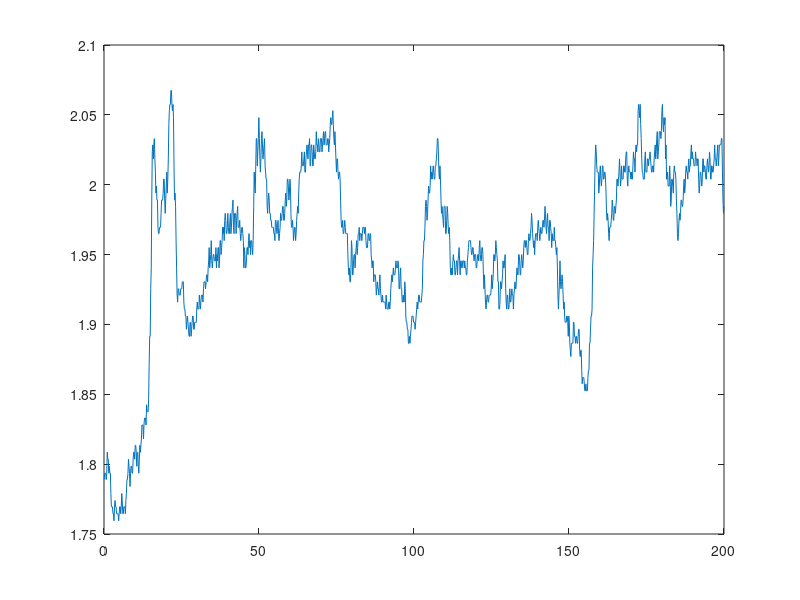
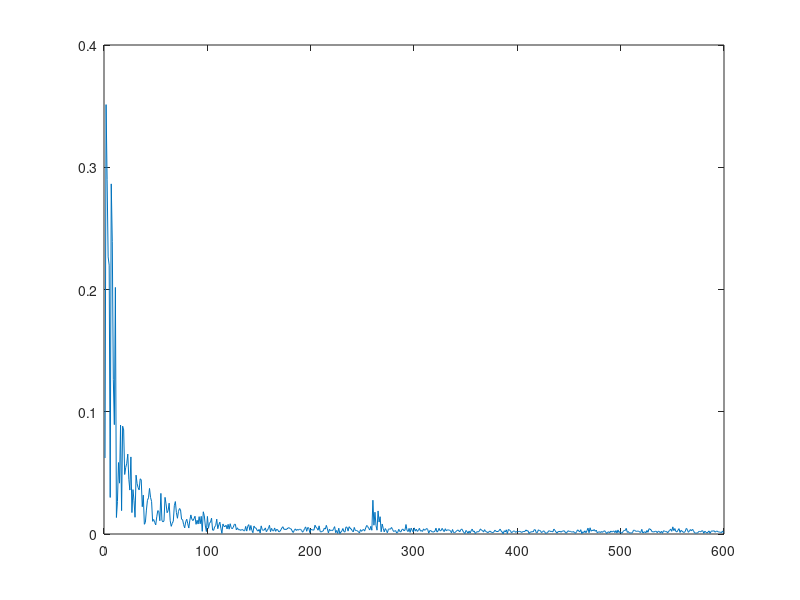
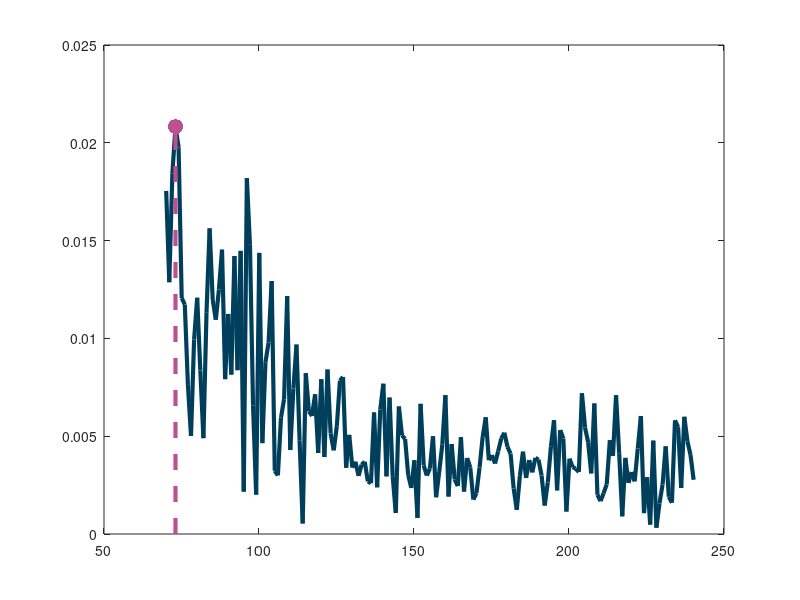

MATLAB code for these plots, in order: (Note: this script raises an error after producing the figures.)
function test()
Fs = 20;
data = load('test.csv');
figure
t = linspace(1/Fs, 200, length(data));
plot(t,data)
data = data./norm(data);
% data = data(end-Fs*15:end);
Y = fft(data);
Y = Y(2:floor(length(data)/2+1));

freq = Fs/length(data):Fs/length(data):Fs/2;
figure
plot(freq*60, abs(Y))
cutoff = 240;
ind = find(min(abs(freq - cutoff/60)) == abs(freq - cutoff/60));
cutoff2 = 70;
ind2 = find(min(abs(freq - cutoff2/60)) == abs(freq - cutoff2/60));
freq = freq(ind2:ind);
Y = Y(ind2:ind);
[Ys,I] = max(abs(Y));   
% fprintf('Maximum occurs at %3.2f Hz.\n',freq(I))
figure
plot(60*freq, abs(Y), 'Color', [0 63/255 92/255], 'LineWidth', 3)
hold on
plot(60*freq(I), abs(Y(I)),'.', 'MarkerSize', 32, 'Color', [188, 80, 144]/255);
plot([60*freq(I),60*freq(I)], [0, abs(Y(I))], 'g--', 'LineWidth',3, 'Color', [188, 80, 144]/255, 'HandleVisibility','off')
% disp("Max BPM: " + freq(I)*60) 
% xlabel("Frequency (BPM)")

Y1 = Y;
Y = abs(Y);

[x, l, ~, p] = findpeaks(Y);
[~, ind] = max(p);
fprintf('Maximum occurs at %3.2f Hz.\n',freq(l(ind)))
disp("Max BPM: " + freq(l(ind))*60)
I = l(ind);
plot(60*freq(I), abs(Y(I)),'.', 'MarkerSize', 32, 'Color', [243, 202, 64]/255);
plot([60*freq(I),60*freq(I)], [0, abs(Y(I))], 'g--', 'LineWidth',3, 'Color', [243, 202, 64]/255, 'HandleVisibility','off')
ylim([0, max(abs(Y))*1.1])
xlim([cutoff2,cutoff])
legend('FFT', 'Max Peak', 'Prominence', 'FontWeight','normal');
title('FFT Peak Detection')
set(gca,'FontSize',18)
set(gca,'fontname',"Palatino")
set(gca,'FontWeight','bold')

figure
yy = ifft(Y1);
x = 1:length(yy);
plot(x/Fs, abs(yy))
end